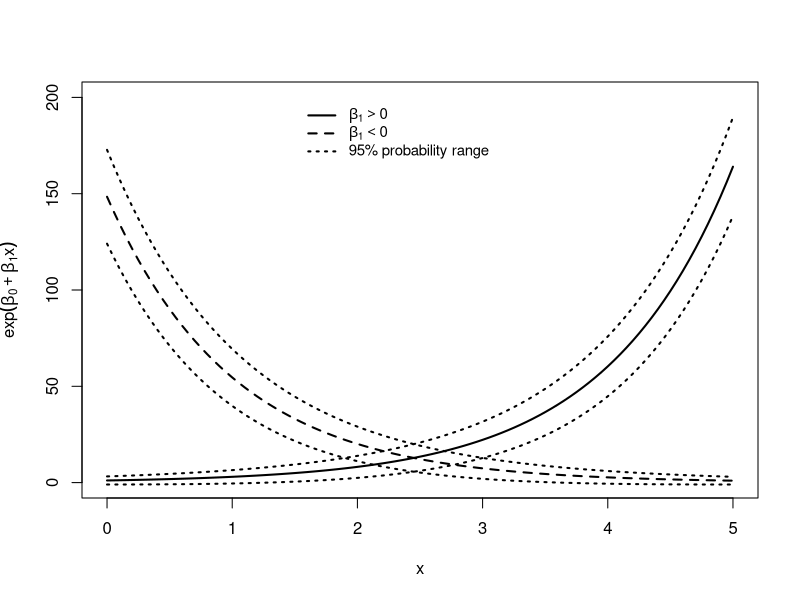

Write the R code that produced this figure.
#########################
# definir los parámetros 
beta0a <- .1
beta1a <- 1
beta0b <- 5 
beta1b <- -1


x11(width = 7, height = 6, pointsize = 15)
# pdf(file = "c:\\figures\\Figure4.4BW.pdf", width = 7, height = 6, colormodel = "cmyk", pointsize = 15)   # Create plot for book
# Parámetro "a"
curve(expr = exp(beta0a + beta1a*x), from = 0, to = 5, xlab = expression(x), ylab = expression(mu = exp(beta[0] + beta[1]*x)), lty = "solid", ylim = c(0,200), lwd = 2) 
curve(expr = exp(beta0a + beta1a*x) + 2*sqrt(exp(beta0a + beta1a*x)), add = TRUE, lty = "dotted", lwd = 2)
curve(expr = exp(beta0a + beta1a*x) - 2*sqrt(exp(beta0a + beta1a*x)), add = TRUE, lty = "dotted", lwd = 2)
# Parámetro "b"
curve(expr = exp(beta0b + beta1b*x), add = TRUE, lty = "dashed", lwd = 2)
curve(expr = exp(beta0b + beta1b*x) + 2*sqrt(exp(beta0b + beta1b*x)), add = TRUE, lty = "dotted", lwd = 2)
curve(expr = exp(beta0b + beta1b*x) - 2*sqrt(exp(beta0b + beta1b*x)), add = TRUE, lty = "dotted", lwd = 2)
legend(x = 1.5, y = 200, legend = c(expression(beta[1] > 0), expression(beta[1] < 0), "95% probability range"), cex = 0.9, lty = c("solid", "dashed", "dotted"), lwd = 2, bty = "n")
# dev.off()  
